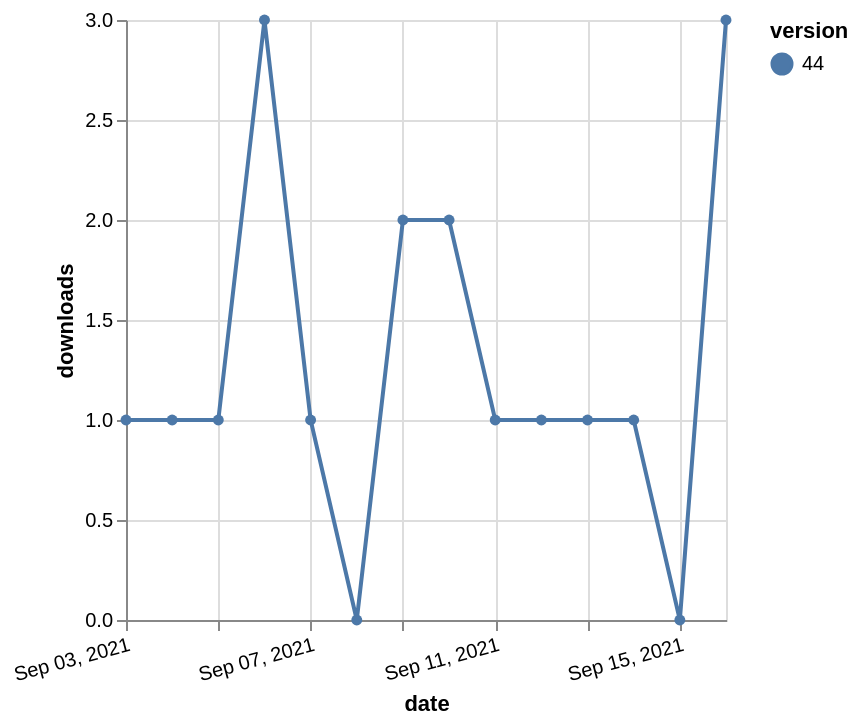

This figure's Vega-Lite source:
### Vega-Lite specification from a JSON file in a GitHub repository (floating-point values rounded to 4 significant figures)
{"$schema": "https://vega.github.io/schema/vega-lite/v5.json", "description": "A simple bar chart with embedded data.", "data": {"values": [{"date": "2021-09-03", "total": 221, "delta": 1, "version": "44"}, {"date": "2021-09-04", "total": 222, "delta": 1, "version": "44"}, {"date": "2021-09-05", "total": 223, "delta": 1, "version": "44"}, {"date": "2021-09-06", "total": 226, "delta": 3, "version": "44"}, {"date": "2021-09-07", "total": 227, "delta": 1, "version": "44"}, {"date": "2021-09-08", "total": 227, "delta": 0, "version": "44"}, {"date": "2021-09-09", "total": 229, "delta": 2, "version": "44"}, {"date": "2021-09-10", "total": 231, "delta": 2, "version": "44"}, {"date": "2021-09-11", "total": 232, "delta": 1, "version": "44"}, {"date": "2021-09-12", "total": 233, "delta": 1, "version": "44"}, {"date": "2021-09-13", "total": 234, "delta": 1, "version": "44"}, {"date": "2021-09-14", "total": 235, "delta": 1, "version": "44"}, {"date": "2021-09-15", "total": 235, "delta": 0, "version": "44"}, {"date": "2021-09-16", "total": 238, "delta": 3, "version": "44"}]}, "width": "container", "mark": {"type": "line", "point": {"filled": true}}, "encoding": {"x": {"field": "date", "type": "temporal", "timeUnit": "yearmonthdate", "title": "date", "axis": {"labelAngle": -15}}, "y": {"field": "delta", "type": "quantitative", "title": "downloads"}, "color": {"field": "version", "type": "nominal"}, "tooltip": {"field": "delta"}}}
